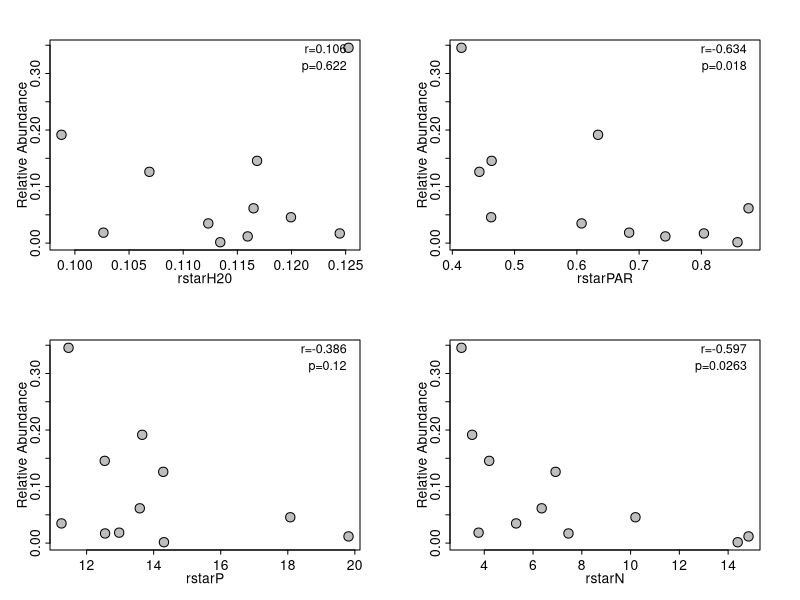
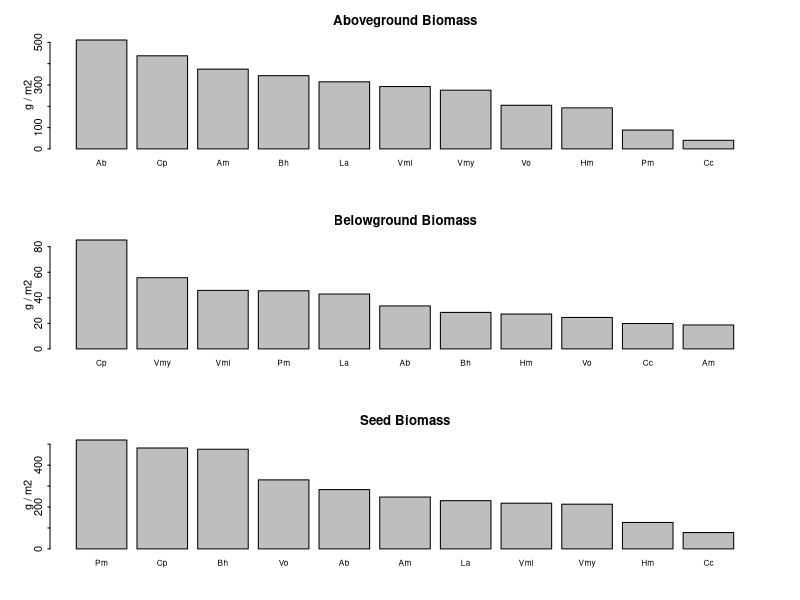
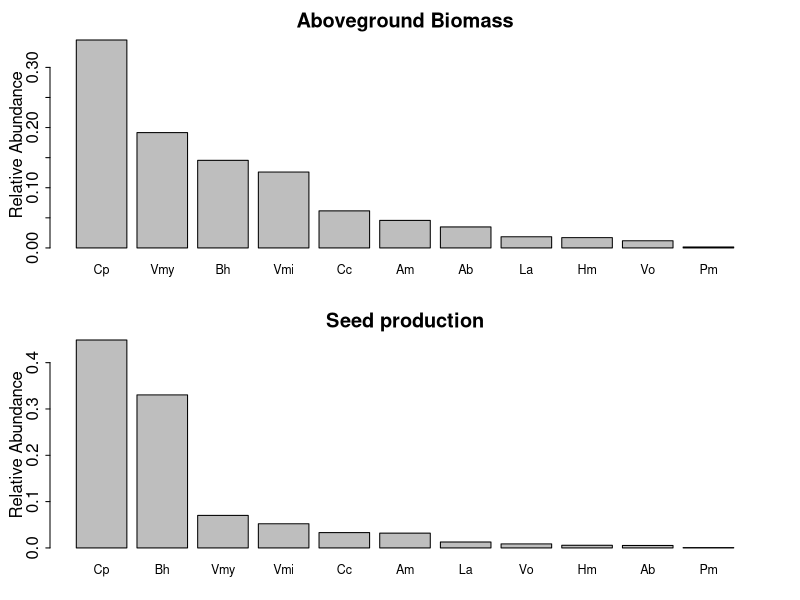

Generate these figures, in order, with R:
### Data Exploration for Lizzie
## Exploring R*, relative abundance, seed production for 11 California Annuals

## October 2016, small edits by Lizzie ##

## Set home directory
setwd("~/Documents/git/projects/temporalvar/docs/notes/parametermusings/fromJanneke/analyses")

## Read in data
PlotDat <- read.csv("input/PlotDat.csv", header = TRUE)
SpeciesDat <- read.csv("input/SpeciesDat.csv", header = TRUE)
InflDat <- read.csv("input/InflDat.csv", header=TRUE)
SeedDat <- read.csv("input/SeedDat.csv", header=TRUE)

### Examine correlation between R* and relative abundance in competition, ungrazed plots
#Extract R* per species
rstarH20 <- tapply(PlotDat[,4], as.factor(PlotDat[,3]), mean)
rstarPAR <- tapply(PlotDat[,5], as.factor(PlotDat[,3]), mean)
rstarP <- tapply(PlotDat[,6], as.factor(PlotDat[,3]), mean)
rstarN <- tapply(PlotDat[,7], as.factor(PlotDat[,3]), mean)
Rstarall <- cbind(rstarH20,rstarPAR, rstarP, rstarN)

#Remove Rstar values for mixtures, bare plots, and one species that did not germinate
Rstarall <- Rstarall[-c(2,4,8,11,12),]

#Calculate relative abundance of each species in mixture plots (Above ground biomass)
MixtureDat <- SpeciesDat[SpeciesDat[,3]=="All",]
totbio <- tapply(MixtureDat[,5],as.factor(MixtureDat[,2]),sum)
MixtureDat <- merge(MixtureDat, totbio, by.x="Plot", by.y="row.names")
relabun <- MixtureDat[,5]/MixtureDat[,8]
MixtureDat <- cbind(MixtureDat, relabun)
dimnames(MixtureDat)[[2]][8:9] <- c("Total Biomass","RAb")

#Calculate the average relative abundance
mrelabun <- tapply(MixtureDat[,9], as.factor(MixtureDat[,4]), mean)

#Merge
RstarBio <- merge(Rstarall, mrelabun, by="row.names")
dimnames(RstarBio)[[2]][c(1,6)] <- c("Spp","RA")

#plot
quartz(width=6, height=6)
par(mfrow=c(2,2), omi=c(0,0,0,0), mai=c(0.5,0.5,0.4,0.4), tck=-0.02, mgp=c(1.2,0.4,0))

for(i in 2:5){
  plot(RstarBio[,i],RstarBio[,6], xlab=dimnames(RstarBio)[[2]][i], cex=1.5, ylab="Relative Abundance", pch=21, bg="grey")
  test <- cor.test(RstarBio[,i],RstarBio[,6], alternative="less")
  mtext(paste("r=",signif(test$estimate,3), sep="", collapse=NULL), side=3, adj=0.95, line=-1, cex=0.75)
  mtext(paste("p=",signif(test$p.value,3), sep="", collapse=NULL), side=3, adj=0.95, line=-2, cex=0.75)
}


##Calucate biomass of aboveground, belowground, seeds in monoculture
#Subset monocultures
MonoDat <- PlotDat[PlotDat[,3]!="All"&PlotDat[,3]!="Exotic"&PlotDat[,3]!="Native"
                      &PlotDat[,3]!="Bare"&PlotDat[,3]!="Mm",] # only monocultures that had significant germination

#Scale aboveground / below ground biomass to m2 basis
MonoDat[,8] <- MonoDat[,8] / (0.5*0.1) #clipstrip of 0.5 x 0.1 meters
MonoDat[,9] <- MonoDat[,9] / (2 * pi * 0.025^2) #2 soil cores, 5 cm diameter

#Add seed set
Sdwght <- rep(NA, times=dim(MonoDat)[1])

for(i in 1:dim(MonoDat)[1]){
  plt <- MonoDat[i,2]; sp <- as.character(MonoDat[i,3])
  inflm2 <- SpeciesDat[SpeciesDat[,2]==plt,6] / SpeciesDat[SpeciesDat[,2]==plt,7] #inflorescence per m2
  inflwht <- mean(InflDat[InflDat[,2]==plt & InflDat[,3]==sp,7])
  if(inflm2==0 &is.na(inflwht)==TRUE){inflwht <- 0}
  if(inflm2>0 &is.na(inflwht)==TRUE){inflwht <- mean(InflDat[InflDat[,3]==sp,7])}
  
  Sdwght[i] <- inflm2*inflwht
  
  if(sp=="Ab"|sp=="Am"|sp=="Cc"|sp=="Cp"){
    seedunitinfl <- mean(na.omit(InflDat[InflDat[,2]==plt & InflDat[,3]==sp,5]))
    seednounit <- mean(na.omit(InflDat[InflDat[,2]==plt & InflDat[,3]==sp,6]))
    if(is.na(seedunitinfl)==TRUE){seedunitinfl <- mean(na.omit(InflDat[InflDat[,3]==sp,5]))}
    if(is.na(seednounit)==TRUE){seednounit <- mean(na.omit(InflDat[InflDat[,3]==sp,6]))}
    seedweight <- SeedDat[SeedDat[,1]==sp,2]
    Sdwght[i] <- inflm2 * seedunitinfl * seednounit * seedweight
  }
}

#Merge
MonoDat <- cbind(MonoDat, Sdwght)

#averages
AbvBio <- tapply(MonoDat[,8], as.factor(MonoDat[,3]), mean); AbvBio <- AbvBio[is.na(AbvBio)==FALSE]
BlwBio <- tapply(MonoDat[is.na(MonoDat[,9])==FALSE,9], as.factor(MonoDat[is.na(MonoDat[,9])==FALSE,3]), mean); BlwBio <- BlwBio[is.na(BlwBio)==FALSE] 
SdBio <- tapply(MonoDat[,10], as.factor(MonoDat[,3]), mean); SdBio <- SdBio[is.na(SdBio)==FALSE]


#Plot of biomass per m2 in monoculture
quartz(width=5, height=8)
par(mfrow=c(3,1), omi=c(0,0,0,0), mai=c(0.5,0.5,0.4,0.4), tck=-0.02, mgp=c(1.2,0.4,0))
barplot(AbvBio[order(AbvBio,decreasing=TRUE)], cex.names=0.75, ylab="g / m2")
title("Aboveground Biomass")
barplot(BlwBio[order(BlwBio,decreasing=TRUE)], cex.names=0.75, ylab="g / m2")
title("Belowground Biomass")
barplot(SdBio[order(SdBio,decreasing=TRUE)], cex.names=0.75, ylab="g / m2")
title("Seed Biomass")


##calculate relative abundance as above ground biomass and seed in mixtures
#first calculate total seed biomass per m2
Sdwght <- rep(NA, times=dim(MixtureDat)[1])

for(i in 1:dim(MixtureDat)[1]){
  plt <- MixtureDat[i,1]; sp <- as.character(MixtureDat[i,4])
  inflm2 <- MixtureDat[i,6] / MixtureDat[i,7] #inflorescence per m2
  inflwht <- mean(InflDat[InflDat[,2]==plt & InflDat[,3]==sp,7])
  if(inflm2==0 &is.na(inflwht)==TRUE){inflwht <- 0}
  Sdwght[i] <- inflm2*inflwht
  
  if(sp=="Ab"|sp=="Am"|sp=="Cc"|sp=="Cp"){
    seedunitinfl <- mean(na.omit(InflDat[InflDat[,2]==plt & InflDat[,3]==sp,5]))
    seednounit <- mean(na.omit(InflDat[InflDat[,2]==plt & InflDat[,3]==sp,6]))
       if(is.na(seedunitinfl)==TRUE){seedunitinfl <- mean(na.omit(InflDat[InflDat[,3]==sp,5]))}
       if(is.na(seednounit)==TRUE){seednounit <- mean(na.omit(InflDat[InflDat[,3]==sp,6]))}
    seedweight <- SeedDat[SeedDat[,1]==sp,2]
    Sdwght[i] <- inflm2 * seedunitinfl * seednounit * seedweight
  }
}

#Merge
MixtureDat <- cbind(MixtureDat, Sdwght)
totsbio <- tapply(MixtureDat[,10],as.factor(MixtureDat[,1]),sum)
MixtureDat <- merge(MixtureDat, totsbio, by.x="Plot", by.y="row.names")
relabuns <- MixtureDat[,10]/MixtureDat[,11]
MixtureDat <- cbind(MixtureDat, relabuns)
dimnames(MixtureDat)[[2]][11:12] <- c("Total Seed Biomass", "RAs")

##Average relative abundance: Biomass & seeds
RAbio <- tapply(MixtureDat[,9], as.factor(MixtureDat[,4]), mean) 
RAseed <- tapply(MixtureDat[,12], as.factor(MixtureDat[,4]), mean)

#Plot of relative abundance in mixture
quartz(width=6, height=8)
par(mfrow=c(2,1), omi=c(0,0,0,0), mai=c(0.5,0.5,0.4,0.4), tck=-0.02, mgp=c(1.2,0.4,0))
barplot(RAbio[order(RAbio,decreasing=TRUE)], cex.names=0.75, ylab="Relative Abundance")
title("Aboveground Biomass")
barplot(RAseed[order(RAseed,decreasing=TRUE)], cex.names=0.75, ylab="Relative Abundance")
title("Seed production")


## Below is by Lizzie ##
## Try to get biomass to seed conversion ##

## From MidlandControlData.xlsx: #
# NReproInfl --	Number of reproductive infloresences at peak biomass in Inflorescence plot.
# Can multiply by seed weight/inflorescence to get an estimate of seed biomass / m2
# ...but, wait, Janneke did all this above!

##
## Geeting seed per unit biomass info ...

# I believe that ...
# - Seed weight is calculated per m2
# - Clip strips were 0.5 x 0.1 m and are what's given in Abvbiom for mixtures
# So for the mixture plots I will take MixtureDat$Abvbiom x 20 and use that for the biomass to compare to seed weight....

## Mixture plots: Biomass & seeds
Mixbio <- tapply(MixtureDat$Abvbiom*20, as.factor(MixtureDat$Species), mean) 
Mixseed <- tapply(MixtureDat$Sdwght, as.factor(MixtureDat$Species), mean)
Mixseed/Mixbio

## Monoculture plots: Biomass & seeds
SdBio/AbvBio

## Across all mixture and monoculture plots
MonoDat.sm <- subset(MonoDat, Comp!="Bare" | Comp!="All" | Comp != "Exotic" | Comp !="Native")

Allbio <- tapply(c(MonoDat.sm$AbvBiomass, MixtureDat$Abvbiom*20), c(as.factor(MixtureDat$Species),
    as.factor(MonoDat.sm$Comp)), mean) 
Allseed <- tapply(c(MonoDat.sm$Sdwght, MixtureDat$Sdwght), c(as.factor(MixtureDat$Species),
    as.factor(MonoDat.sm$Comp)), mean) 

Allseed/Allbio
